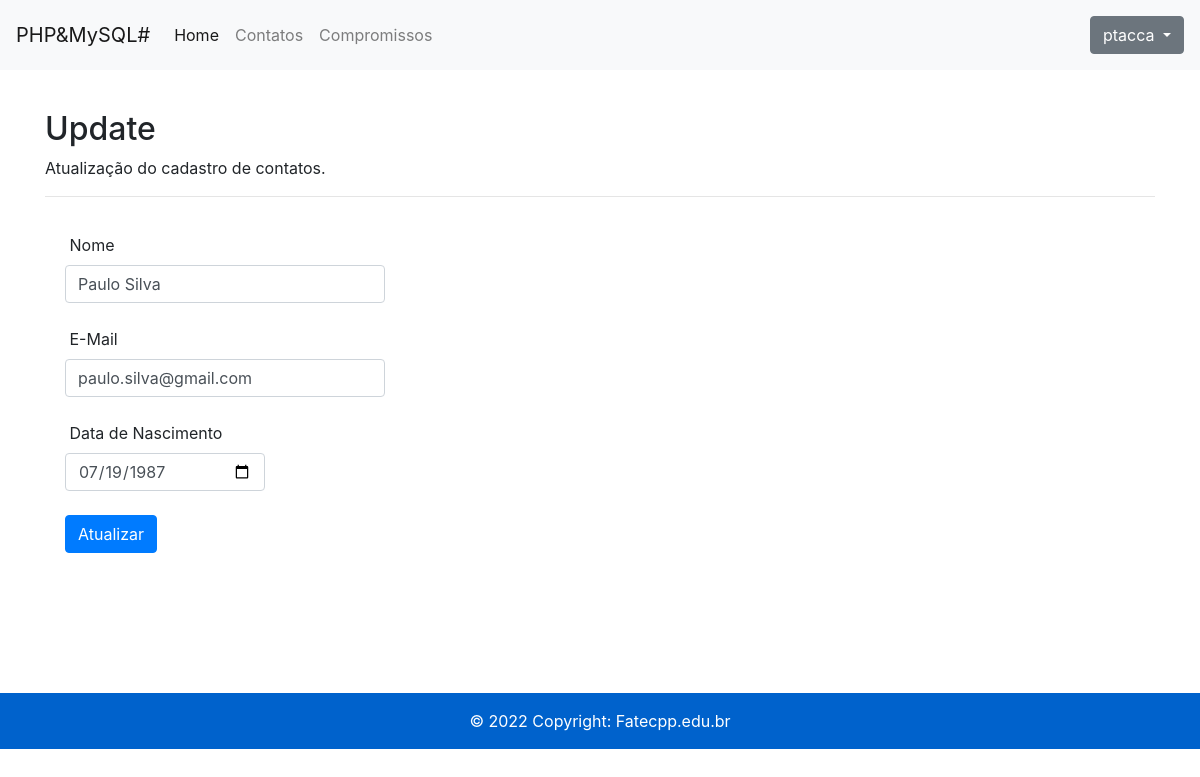
The app's page /update.php?id=1 (signed in), older data.
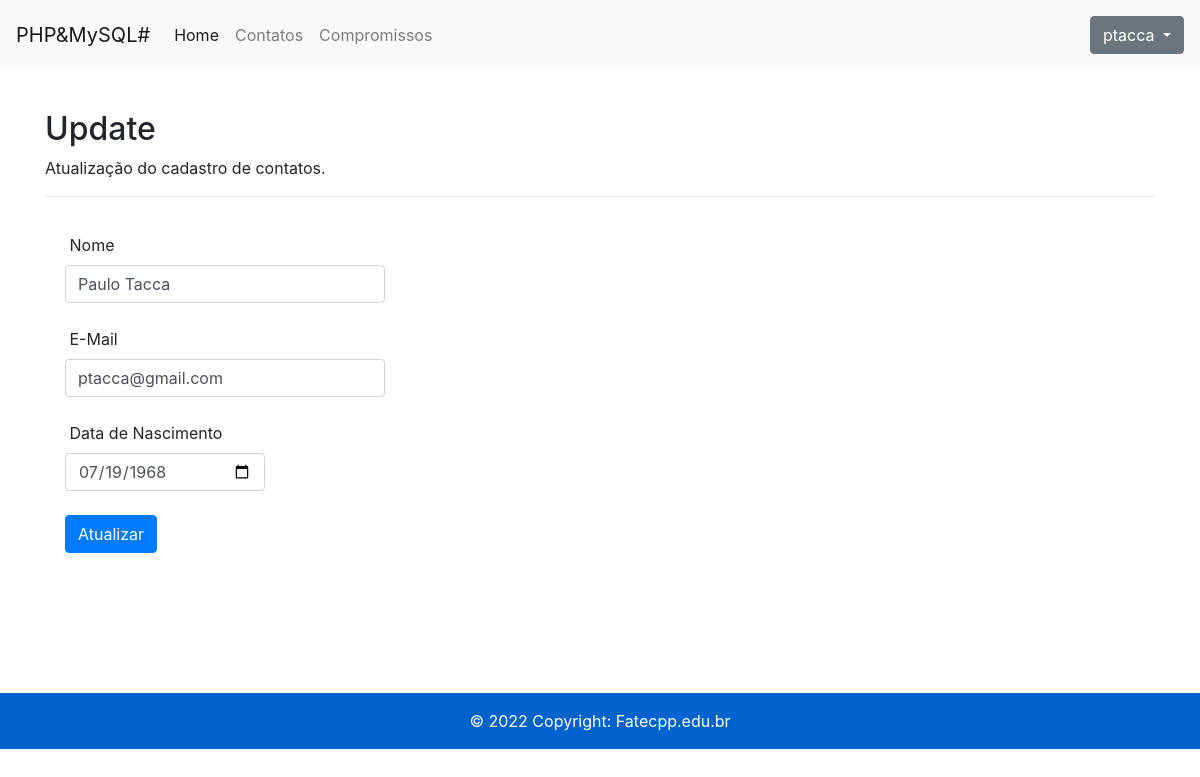
The same page, newer data.
### tables this page shows
CREATE TABLE `contatos` (
  `id` int(11) NOT NULL,
  `nome` varchar(100) NOT NULL,
  `email` varchar(100) NOT NULL,
  `datanasc` date DEFAULT NULL,
  `created_at` datetime NOT NULL DEFAULT current_timestamp()
);

### update.php (the view, shortened to what this page needs)
<?php
require("header-inc.php");
require_once('connection.php');
if (isset($_GET['id'])) {
	$id = $_GET['id'];
	$mysql_query = "SELECT * FROM contatos WHERE id={$id}";
	$result = $conn->query($mysql_query);
	$row = mysqli_fetch_assoc($result);
}
?>
<div class="container">
	<h2>Update</h2>
  	<p>Atualização do cadastro de contatos.</p>
  	<hr>
	<div class="wrapper">
		<form method="post">
			<label for="name">&nbsp;Nome</label>
			<input type="text" name="nome" id="nome" class="form-control" required value="<?= $row['nome']; ?>"><br>
			<label for="email">&nbsp;E-Mail</label>
			<input type="text" name="email" id="email" class="form-control"required value="<?= $row['email']; ?>"><br>
			<label for="datanasc">&nbsp;Data de Nascimento</label>
			<input type="date" name="datanasc" id="datanasc" class="form-control"
												style="width: 200px;" value="<?= $row['datanasc']; ?>"><br>
			<input type="submit" name="enviar" value="Atualizar" class="btn btn-primary w100">
		</form>
	</div>
</div>
<?php require("footer-inc.php"); ?>

Row changes from the older to the newer data that the page shows:
changed contatos: nome "Paulo Silva" → "Paulo Tacca"; email "paulo.silva@gmail.com" → "ptacca@gmail.com"; datanasc "07/19/1987" → "07/19/1968"
